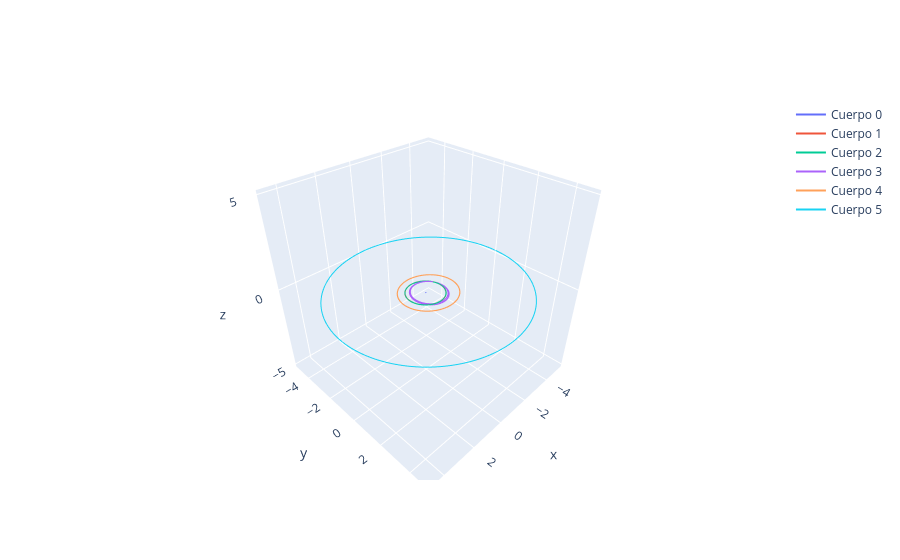

Notebook source saved alongside this figure:
### Code cell
fig = pc.plot_ncuerpos_3d(rps, vps, tipo='plotly')

### Figure 1 — Plotly figure (JSON) as saved in the notebook; plotly's stock layout.template omitted (floating-point values rounded to 4 significant figures; data arrays with more than 128 entries replaced by an {"elided": "..."} marker saying what was removed)
{"data": [{"mode": "lines", "name": "Cuerpo 0", "type": "scatter3d", "x": {"elided": "7306 float values"}, "y": {"elided": "7306 float values"}, "z": {"elided": "7306 float values"}}, {"mode": "lines", "name": "Cuerpo 1", "type": "scatter3d", "x": {"elided": "7306 float values"}, "y": {"elided": "7306 float values"}, "z": {"elided": "7306 float values"}}, {"mode": "lines", "name": "Cuerpo 2", "type": "scatter3d", "x": {"elided": "7306 float values"}, "y": {"elided": "7306 float values"}, "z": {"elided": "7306 float values"}}, {"mode": "lines", "name": "Cuerpo 3", "type": "scatter3d", "x": {"elided": "7306 float values"}, "y": {"elided": "7306 float values"}, "z": {"elided": "7306 float values"}}, {"mode": "lines", "name": "Cuerpo 4", "type": "scatter3d", "x": {"elided": "7306 float values"}, "y": {"elided": "7306 float values"}, "z": {"elided": "7306 float values"}}, {"mode": "lines", "name": "Cuerpo 5", "type": "scatter3d", "x": {"elided": "7306 float values"}, "y": {"elided": "7306 float values"}, "z": {"elided": "7306 float values"}}], "layout": {"scene": {"aspectmode": "cube", "xaxis": {"range": [-5.437, 4.95]}, "yaxis": {"range": [-5.252, 5.135]}, "zaxis": {"range": [-5.188, 5.199]}}}}
